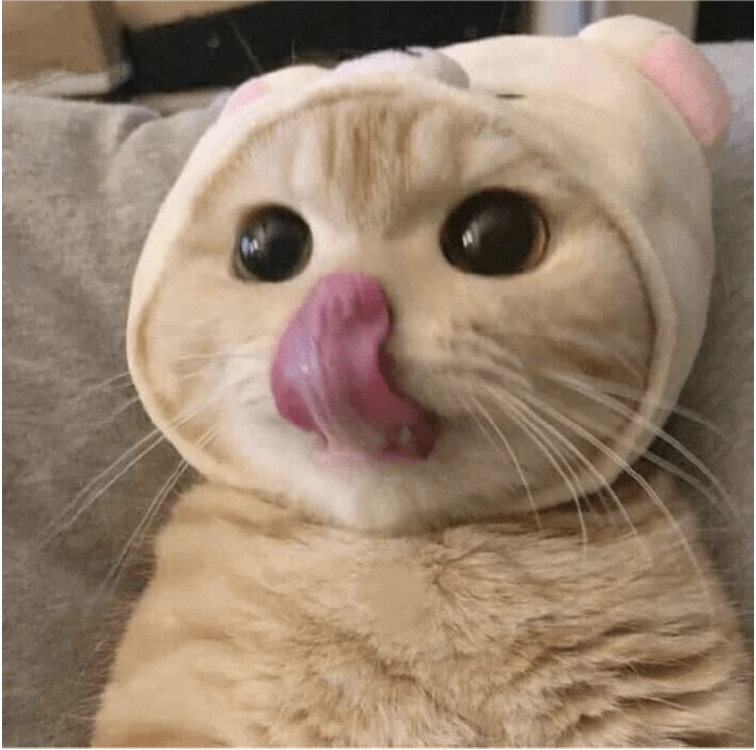
#> input picture Image Manipulation/Arithmetic Operations/sample.png, 756 x 750 px
$ jupyter execute 'Arithmetic Operations (Brightness increase or decrease).ipynb'
#> lines starting #> are read from the running program, lines starting #| are printed output that depends on the picture
[cell 1]
import cv2
import numpy as np

[cell 2]
image = cv2.imread('sample.png')
#> image is the input picture: shape (750, 756, 3); mean B, G, R 111.2, 131.4, 153

# Create a matrix of ones, then multiply it by a scaler of 100
# This gives us the same matrix as the dimension
M = np.ones(image.shape, dtype = "uint8") *75

# We use this to add this to our Matrix M, to our image
# Notice the increase in brightness
added = cv2.add(image,M)
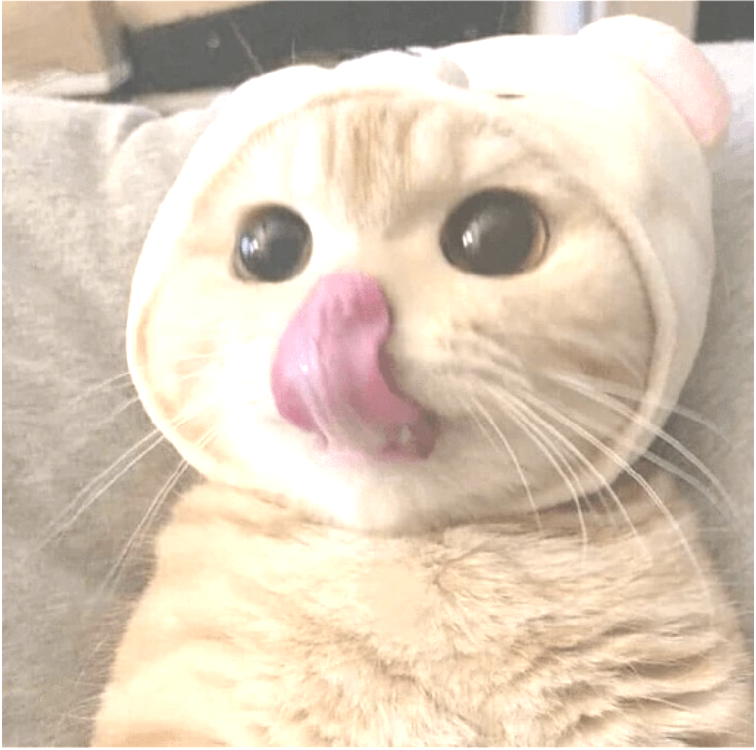
#> added: shape (750, 756, 3); mean B, G, R 184.5, 203.2, 218.9
cv2.imshow('Added',added)


added_exp = cv2.add(M,image)
#> M: shape (750, 756, 3); every value is 75
cv2.imshow('Added exp',added_exp)

# Similarly with the subtraction
# Notice the decrease in brightness
subtract = cv2.subtract(image, M)
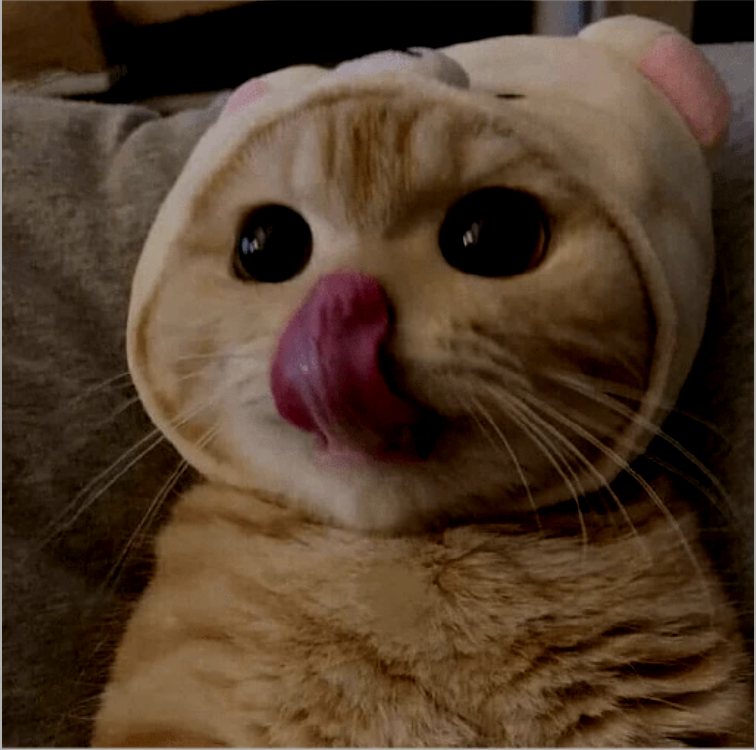
#> subtract: shape (750, 756, 3); mean B, G, R 41.5, 60, 80.8
cv2.imshow('Subtract', subtract)

subtract_exp = cv2.subtract(M, image)
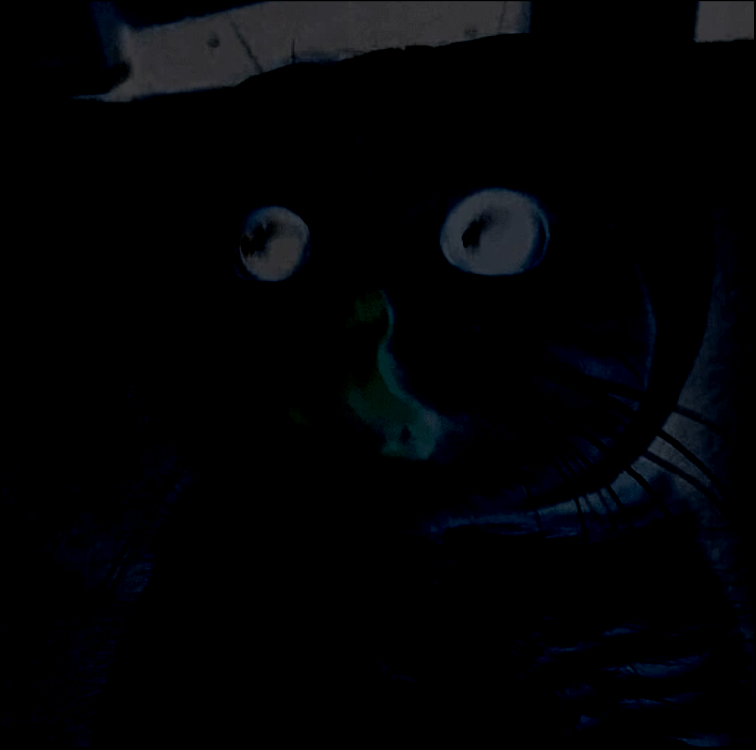
#> subtract_exp: shape (750, 756, 3); mean B, G, R 5.3, 3.6, 2.8
cv2.imshow('Subtract-exp', subtract_exp)

cv2.waitKey(0)
cv2.destroyAllWindows()
